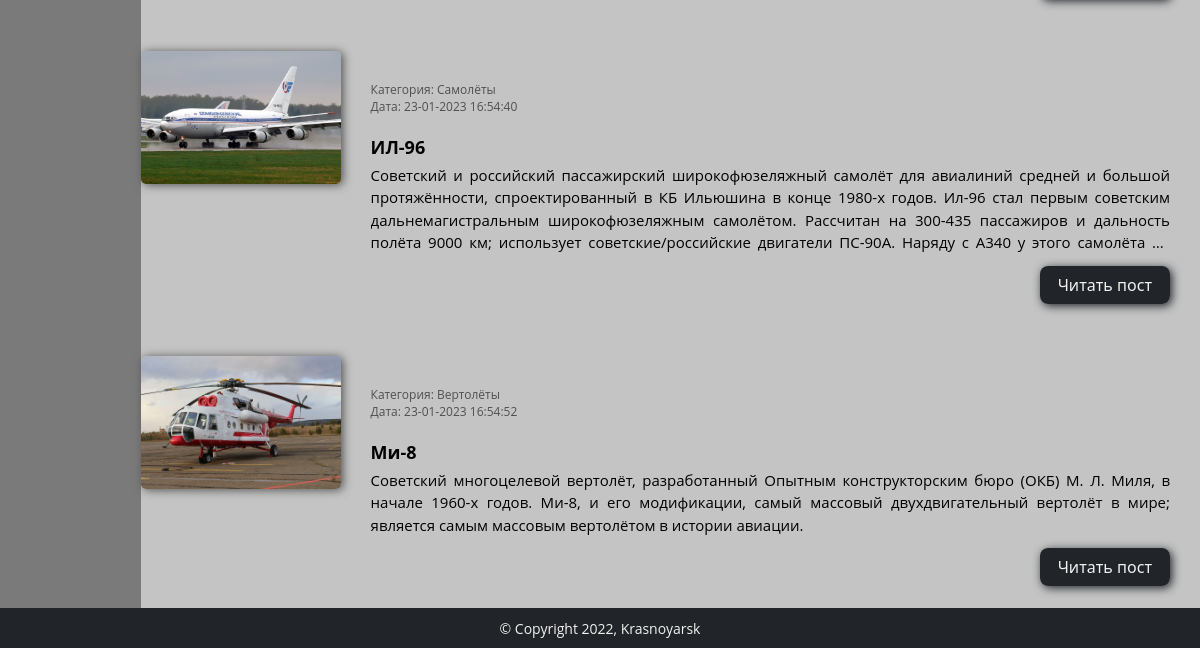
Before: / (lower part) with the older database file.
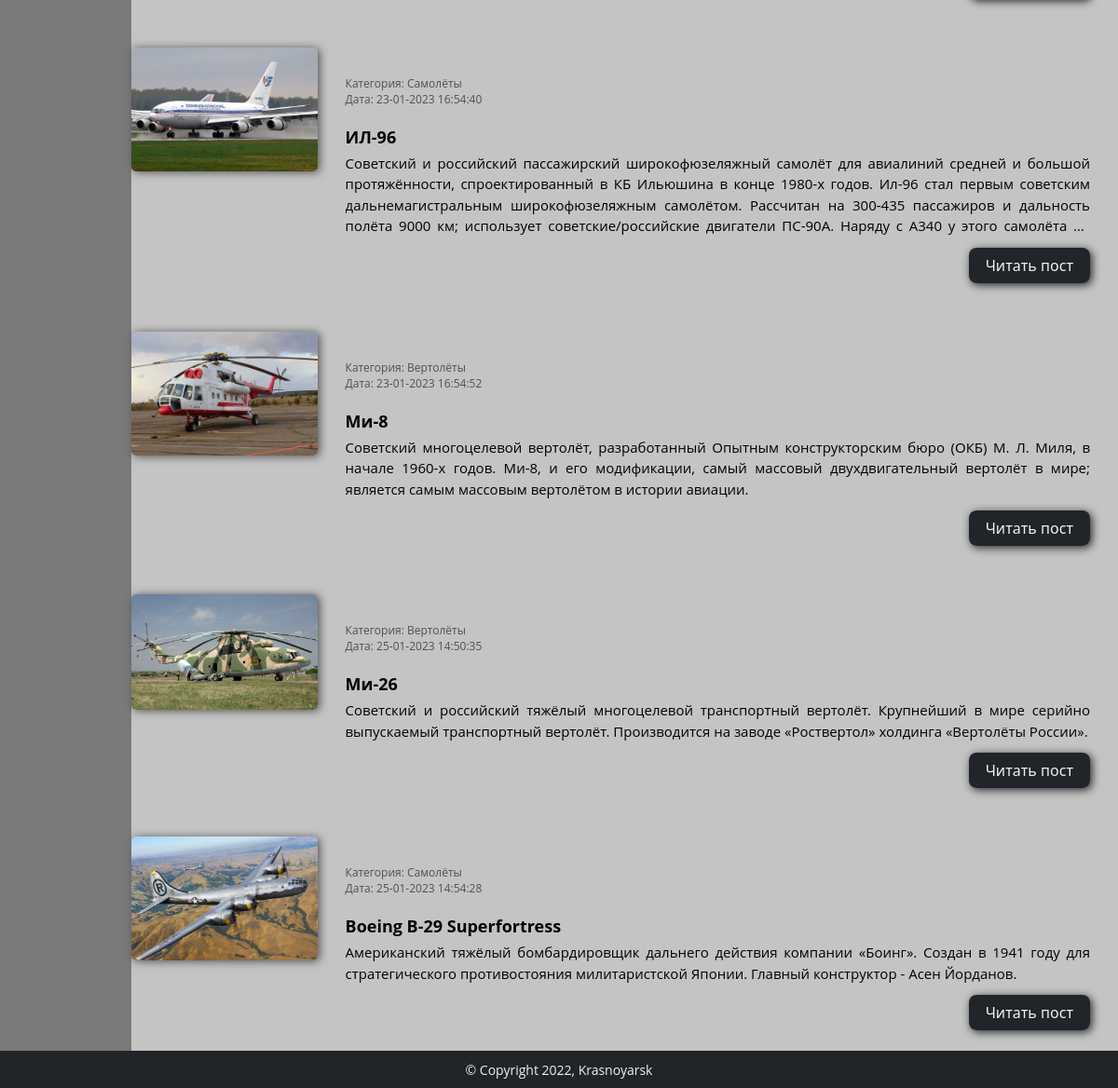
After: the same page with the newer database file.
### airplanes/models.py (models this page shows, shortened)
class Airplane(models.Model):
    title = models.CharField(max_length=255, verbose_name='Заголовок')
    slug = models.SlugField(max_length=255, unique=True, db_index=True, verbose_name='Слаг')
    content = models.TextField(blank=True, verbose_name='Контент')
    time_create = models.DateTimeField(auto_now_add=True, verbose_name='Время создания')
    time_update = models.DateTimeField(auto_now=True, verbose_name='Последнее обновление')
    photo = models.ImageField(upload_to='photos/%Y/%m/%d/', verbose_name='Изображение', null=True)
    is_published = models.BooleanField(default=True, verbose_name='Публикация')
    cat = models.ForeignKey('Category', on_delete=models.PROTECT, verbose_name='Категории')
    def get_absolute_url(self):
        return reverse('post', kwargs={'post_slug': self.slug})
    class Meta:
        verbose_name = 'Авиация'
        verbose_name_plural = 'Авиация'
        ordering = ['time_create', 'title']

class Category(models.Model):
    name = models.CharField(max_length=255, db_index=True, verbose_name='Категория')
    slug = models.SlugField(max_length=255, unique=True, db_index=True, verbose_name='Слаг')
    def __str__(self):
        return self.name
    def get_absolute_url(self):
        return reverse('category', kwargs={'cat_id': self.pk})
    class Meta:
        verbose_name = 'Категории'
        verbose_name_plural = 'Категории'
        ordering = ['id']

### airplanes/views.py (the view)
# urls.py: path('', index, name='home'),
def index(request):
    posts = Airplane.objects.all()
    context = {
        'posts': posts,
        'title': "Авиация мира",
        'cat_selected': 0
    }
    return render(request, 'airplanes/index.html', context=context)

### airplanes/templatetags/airplane_tags.py (called while the page is built)
@register.simple_tag(name='cats_tag')
def get_categories():
    return Category.objects.all()

@register.simple_tag(name='menu_tag')
def get_menu():
    menu = [{'title': 'О сайте', 'url_name': 'about'},
            {'title': 'Добавить статью', 'url_name': 'add_page'},
            {'title': 'Обратная связь', 'url_name': 'contact'},
            {'title': 'Войти', 'url_name': 'login'}]
    return menu

### airplanes/templates/airplanes/index.html
{% extends 'airplanes/base.html' %}
{% block content %}
<ul class="content-blocks">
    {% for p in posts %}
    <li class="content-block">
        <div class="block-desc">
            {% if p.photo %}
            <div class="desc-image">
                <img class="desc-img" src="{{ p.photo.url }}">
            </div>
            {% endif %}
            <div class="desc-wrap">
            <div class="block-cat">
                <p>Категория: {{ p.cat }}</p>
                <p>Дата: {{ p.time_update|date:"d-m-Y H:i:s" }}</p>
            </div>
                <h2 class="block-title">{{ p.title }}</h2>
                <p class="block-text">{{ p.content|truncatewords:50 }}</p>
                <div class="block-button">
                    <a class="block-btn" href="{{ p.get_absolute_url }}">Читать пост</a>
                </div>
            </div>
        </div>
    </li>
    {% endfor %}
</ul>
{% endblock content %}

### airplanes/templates/airplanes/base.html (shortened to what this page needs)
{% load static %}
{% load airplane_tags %}
<!DOCTYPE html>
<html lang="ru">
<head>
    <link rel="stylesheet" href="{% static 'airplanes/css/styles.css' %}" type="text/css">
    <link rel="stylesheet" href="{% static 'airplanes/css/reset.css' %}" type="text/css">
</head>
<body>
{% menu_tag as menu %}
{% block mainmenu %}
<div class="container">
    {% cats_tag as categories %}
    <div class="main-nav">
        <ul class="main-nav-items">
        </ul>
    </div>
{% endblock mainmenu %}
{% block content %}
{% endblock content %}
</div>
<footer class="footer">
    <p class="footer-text">&copy; Copyright 2022, Krasnoyarsk</p>
</footer>
</body>
</html>

### airplanes/static/airplanes/css/styles.css (style rules this page uses)
body { width: 100%; height: 100%; background-color: rgb(196, 196, 196); font-family: 'Open Sans', sans-serif; }
body a { font-family: 'Noto Sans', sans-serif; font-size: 16px; font-weight: 500; }
.container { display: flex; width: 100%; }
.main-nav { width: 50%; background-color: #7a7a7a; display: flex; }
.main-nav-items { width: 60%; text-align: left; margin-left: auto; margin-right: auto; }
.content-block { margin-top: 30px; }
.block-cat { color: #505050; font-size: 12px; margin-bottom: 20px; }
.block-desc { margin-top: 2px; display: flex; }
.desc-image { width: 25%; }
.desc-img { border-radius: 5px; box-shadow: 2px 1px 10px #505050; }
.desc-wrap { width: 100%; margin: 30px; }
.block-title { font-size: 18px; font-weight: 700; }
.block-text { width: 100%; margin-top: 5px; font-size: 15px; line-height: 1.5; display: -webkit-box; -webkit-line-clamp: 4; -webkit-box-orient: vertical; overflow: hidden; text-align: justify; }
.block-button { margin-top: 20px; width: 100%; display: block; text-align: right; }
.block-btn { background-color: #212529; padding: 8px 18px; border-radius: 8px; color: #f2f1f0; box-shadow: 2px 2px 10px #212529; }
.footer { height: 40px; background-color: #212529; align-items: center; display: flex; }
.footer-text { color: #f2f1f0; font-size: 14px; margin-left: auto; margin-right: auto; }

Changed rows visible on the page:
added Airplane: photo (picture), cat "Вертолёты", time_update "25-01-2023 14:50:35", title "Ми-26", content "Советский и российский тяжёлый многоцелевой транспортный вертолёт. Крупнейший в мире серийно выпускаемый транспортный вертолёт. Производится на заводе «Роствертол» холдинга «Вертолёты России»."
added Airplane: photo (picture), cat "Самолёты", time_update "25-01-2023 14:54:28", title "Boeing B-29 Superfortress", content "Американский тяжёлый бомбардировщик дальнего действия компании «Боинг». Создан в 1941 году для стратегического противостояния милитаристской Японии. Главный конструктор - Асен Йорданов."
